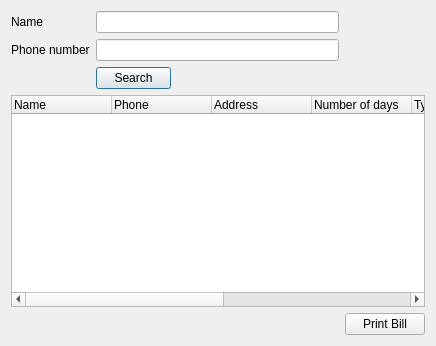
<?xml version="1.0" encoding="UTF-8"?>
<ui version="4.0">
 <class>Dialog</class>
 <widget class="QDialog" name="Dialog">
  <property name="geometry">
   <rect>
    <x>0</x>
    <y>0</y>
    <width>436</width>
    <height>346</height>
   </rect>
  </property>
  <property name="windowTitle">
   <string>Dialog</string>
  </property>
  <layout class="QGridLayout" name="gridLayout">
   <item row="0" column="0">
    <widget class="QLabel" name="label">
     <property name="text">
      <string>Name</string>
     </property>
    </widget>
   </item>
   <item row="0" column="1">
    <widget class="QLineEdit" name="nameEdit"/>
   </item>
   <item row="1" column="0">
    <widget class="QLabel" name="label_2">
     <property name="text">
      <string>Phone number</string>
     </property>
    </widget>
   </item>
   <item row="1" column="1">
    <widget class="QLineEdit" name="numerEdit"/>
   </item>
   <item row="2" column="1">
    <widget class="QPushButton" name="searchButton">
     <property name="maximumSize">
      <size>
       <width>75</width>
       <height>23</height>
      </size>
     </property>
     <property name="text">
      <string>Search</string>
     </property>
    </widget>
   </item>
   <item row="4" column="2">
    <widget class="QPushButton" name="billButton">
     <property name="text">
      <string>Print Bill</string>
     </property>
    </widget>
   </item>
   <item row="3" column="0" colspan="3">
    <widget class="QTreeWidget" name="treeWidget">
     <column>
      <property name="text">
       <string notr="true">Name</string>
      </property>
     </column>
     <column>
      <property name="text">
       <string>Phone</string>
      </property>
     </column>
     <column>
      <property name="text">
       <string>Address</string>
      </property>
     </column>
     <column>
      <property name="text">
       <string>Number of days</string>
      </property>
     </column>
     <column>
      <property name="text">
       <string>Type of room</string>
      </property>
     </column>
     <column>
      <property name="text">
       <string>ID</string>
      </property>
     </column>
     <column>
      <property name="text">
       <string>PHOTO</string>
      </property>
     </column>
     <column>
      <property name="text">
       <string>Status</string>
      </property>
     </column>
    </widget>
   </item>
  </layout>
 </widget>
 <resources/>
 <connections/>
</ui>
